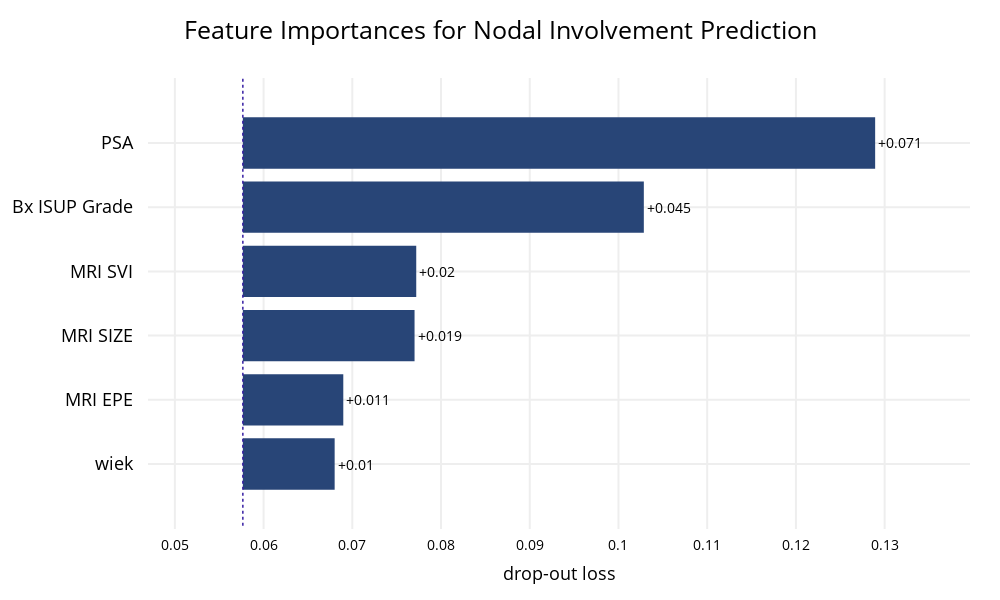

Source (notebook cell):
### Markdown cell above
### Maximize brier score

### Code cell
param_grid = {
    'classifier__n_estimators': [100, 200, 400, 800],
    'classifier__max_depth': [3, 5],
    'classifier__learning_rate': [0.01, 0.05, 0.1],
    'classifier__subsample': [0.6, 0.8, 1.0],
    'classifier__colsample_bytree': [0.6, 0.8, 0.9, 1.0],
    'classifier__gamma': [0, 0.1, 0.2]
}
untrained_model = XGBClassifier(random_state=42)

y_true, y_pred, y_pred_probs, false_positive_rate, true_positive_rate, total_roc_auc, trained_model, best_params = train_and_evaluate_model(untrained_model, X, y, numerical_cols, categorical_cols, n_folds=5, tune_params=True, param_grid=param_grid, tuning_scoring='neg_brier_score', tuning_test_size=0.2)

plot_roc(false_positive_rate, true_positive_rate, total_roc_auc, fig_width=800, save_path='n_plus_roc.png')
plot_confusion_matrix(y_true, y_pred)
plot_feature_importances(trained_model, X, y, title='Feature Importances for Nodal Involvement Prediction')
plot_discrimination_threshold(trained_model, X, y)
brier = brier_score_loss(y_true, y_pred_probs)
print(f"Brier score: {brier:.4f}")

### Figure 1 — Plotly figure (JSON) as saved in the notebook; plotly's stock layout.template omitted (floating-point values rounded to 4 significant figures)
{"data": [{"base": 0.05766, "hoverinfo": "text", "hoverlabel": {"bgcolor": "rgba(0,0,0,0.8)"}, "hovertext": ["Model: XGBClassifier loss after<br>variable: PSA is permuted: 0.129<br>Drop-out loss change: +0.071", "Model: XGBClassifier loss after<br>variable: Bx ISUP Grade is permuted: 0.103<br>Drop-out loss change: +0.045", "Model: XGBClassifier loss after<br>variable: MRI SVI is permuted: 0.077<br>Drop-out loss change: +0.02", "Model: XGBClassifier loss after<br>variable: MRI SIZE is permuted: 0.077<br>Drop-out loss change: +0.019", "Model: XGBClassifier loss after<br>variable: MRI EPE is permuted: 0.069<br>Drop-out loss change: +0.011", "Model: XGBClassifier loss after<br>variable: wiek is permuted: 0.068<br>Drop-out loss change: +0.01"], "marker": {"color": "#284577"}, "orientation": "h", "showlegend": false, "text": ["+0.071", "+0.045", "+0.02", "+0.019", "+0.011", "+0.01"], "textposition": "outside", "type": "bar", "x": [0.07126, 0.04519, 0.01954, 0.01935, 0.01132, 0.01035], "xaxis": "x", "y": ["PSA", "Bx ISUP Grade", "MRI SVI", "MRI SIZE", "MRI EPE", "wiek"], "yaxis": "y"}], "layout": {"annotations": [{"font": {"size": 18}, "showarrow": false, "text": "", "x": 0.5, "xanchor": "center", "xref": "paper", "y": 1, "yanchor": "bottom", "yref": "paper"}, {"font": {"size": 18}, "showarrow": false, "text": "drop-out loss", "x": 0.5, "xanchor": "center", "xref": "paper", "y": 0, "yanchor": "top", "yref": "paper", "yshift": -30}], "font": {"color": "black", "size": 14}, "height": 600, "margin": {"b": 71, "r": 30, "t": 78}, "shapes": [{"line": {"color": "#371ea3", "dash": "dot", "width": 1.5}, "type": "line", "x0": 0.05766, "x1": 0.05766, "xref": "x", "y0": -1, "y1": 6, "yref": "y"}], "title": {"font": {"color": "black", "size": 25}, "text": "Feature Importances for Nodal Involvement Prediction", "x": 0.5}, "width": 1000, "xaxis": {"anchor": "y", "automargin": true, "domain": [0, 1], "fixedrange": true, "gridwidth": 2, "range": [0.04697, 0.1396], "tickcolor": "white", "ticklen": 3, "ticks": "outside", "type": "linear", "zeroline": false}, "yaxis": {"anchor": "x", "automargin": true, "autorange": "reversed", "domain": [0, 1], "fixedrange": true, "gridwidth": 2, "tickcolor": "white", "tickfont": {"size": 18}, "ticklen": 10, "ticks": "outside", "type": "category"}}}
